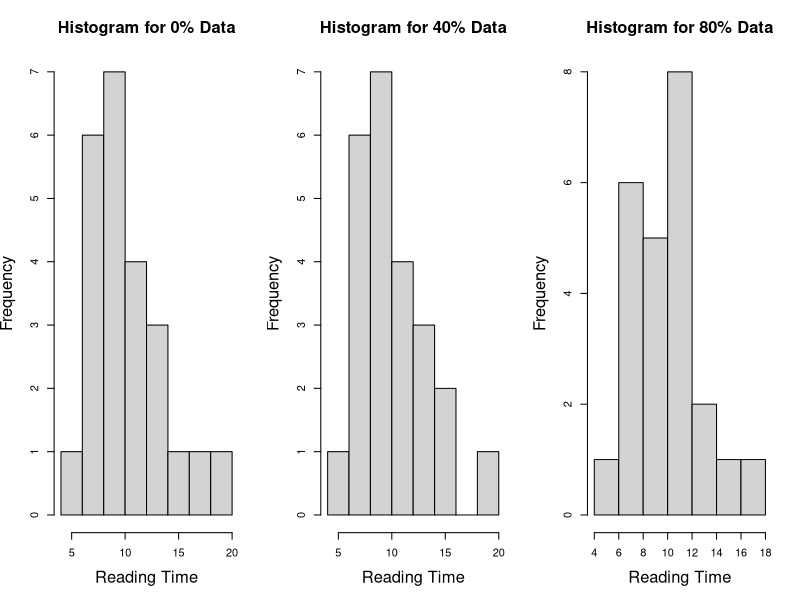
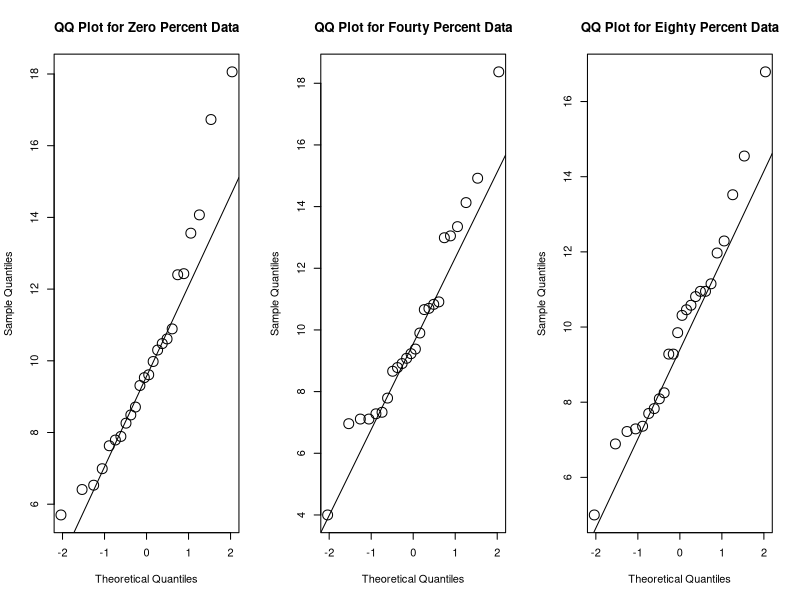
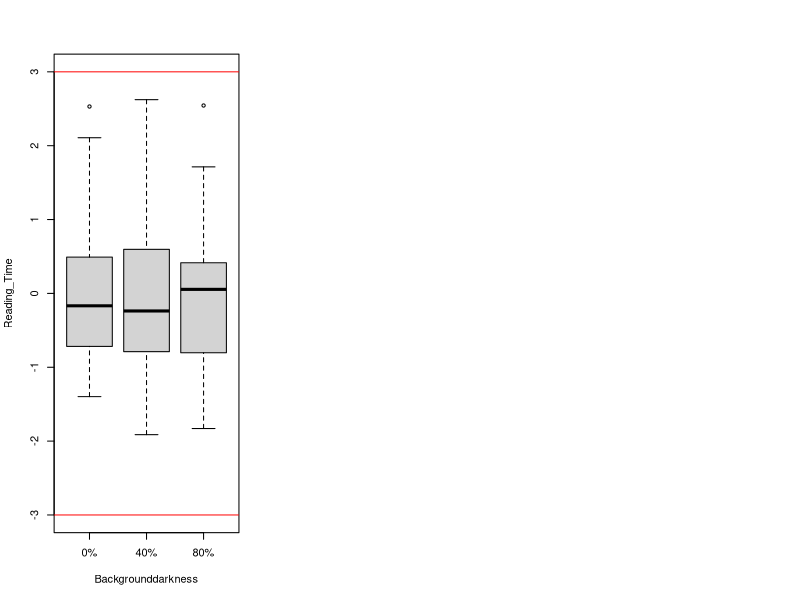

These charts were generated, in order, by the following R code:
install.packages('rstatix')
library('rstatix')
zeropercent <- c(6.99, 13.56, 10.89, 12.40, 5.70, 9.98, 8.71, 18.06, 9.31, 7.79,
                 9.61, 8.26, 10.61, 10.30, 7.89, 8.49, 12.43, 7.63, 6.41, 10.48,
                 9.53, 16.73, 14.07, 6.53)
fourtypercent  <- c(7.79, 14.13, 18.37, 12.99, 4.00, 9.08, 9.23, 14.92, 10.66, 7.11,
                    10.91, 8.91, 10.83, 10.70, 7.11, 9.90, 13.05, 7.33, 6.96, 9.38,
                    8.66, 8.78, 13.35, 7.28)
eightypercent <- c(6.89, 14.55, 11.15, 12.29, 5.00, 8.09, 9.28, 10.31, 10.58, 7.36,
                   10.46, 8.25, 13.52, 10.81, 9.85, 7.22, 16.79, 7.83, 7.29, 11.97,
                   9.28, 10.95, 10.95, 7.70)

mydata = data.frame(
  Reading_Time = c(zeropercent, fourtypercent, eightypercent),
  Backgrounddarkness = factor(rep(c("0%", "40%", "80%"), rep(24, 3))),                        readers = factor(rep(c(1:24),3)))
res.aov<-aov(Reading_Time ~ Backgrounddarkness+readers, data = mydata)
summary(res.aov)

shapiro.test(zeropercent)

shapiro.test(fourtypercent)

shapiro.test(eightypercent)

par(mfcol = c(1,3))

# Histogram for 0% Data
hist(zeropercent, main = "Histogram for 0% Data", xlab = "Reading Time", ylab = "Frequency", cex.lab = 1.5, cex.main = 1.5)

# Histogram for 40% Data
hist(fourtypercent, main = "Histogram for 40% Data", xlab = "Reading Time", ylab = "Frequency", cex.lab = 1.5, cex.main = 1.5)

# Histogram for 80% Data
hist(eightypercent, main = "Histogram for 80% Data", xlab = "Reading Time", ylab = "Frequency", cex.lab = 1.5, cex.main = 1.5)


par(mfcol = c(1,3))
qqnorm(zeropercent, main = "QQ Plot for Zero Percent Data", cex = 2)
qqline(zeropercent, cex = 2)
qqnorm(fourtypercent, main = "QQ Plot for Fourty Percent Data", cex = 2)
qqline(fourtypercent, cex = 2)
qqnorm(eightypercent, main = "QQ Plot for Eighty Percent Data", cex = 2)
qqline(eightypercent, cex = 2)

bartlett.test(Reading_Time ~ Backgrounddarkness, data = mydata)



# Perform repeated measures ANOVA using anova_test()
anova_result <- anova_test(
  data = mydata,    # Your data frame
  dv = Reading_Time,    # Dependent variable
  wid = readers,    # Variable identifying the case/sample
  within = Backgrounddarkness    # Within-subjects factor
)

# Print the ANOVA table
print(anova_result)

summary(zeropercent)
summary(fourtypercent)
summary(eightypercent)

sd(zeropercent)
sd(fourtypercent)
sd(eightypercent)

fourtypercent <- (fourtypercent - mean(fourtypercent))/sd(fourtypercent)
eightypercent <- (eightypercent - mean(eightypercent))/sd(eightypercent)
zeropercent <- (zeropercent - mean(zeropercent))/sd(zeropercent)

mydata = data.frame(
  Reading_Time = c(zeropercent, fourtypercent, eightypercent),
  Backgrounddarkness = factor(rep(c("0%", "40%", "80%"), rep(24, 3))),                        readers = factor(rep(c(1:24),3)))

boxplot(Reading_Time ~ Backgrounddarkness, data = mydata, ylim = c(-3,3), xlab =
          "Backgrounddarkness", ylab = "Reading_Time")

abline(h = 3, col = "red")
abline(h = -3, col = "red")

